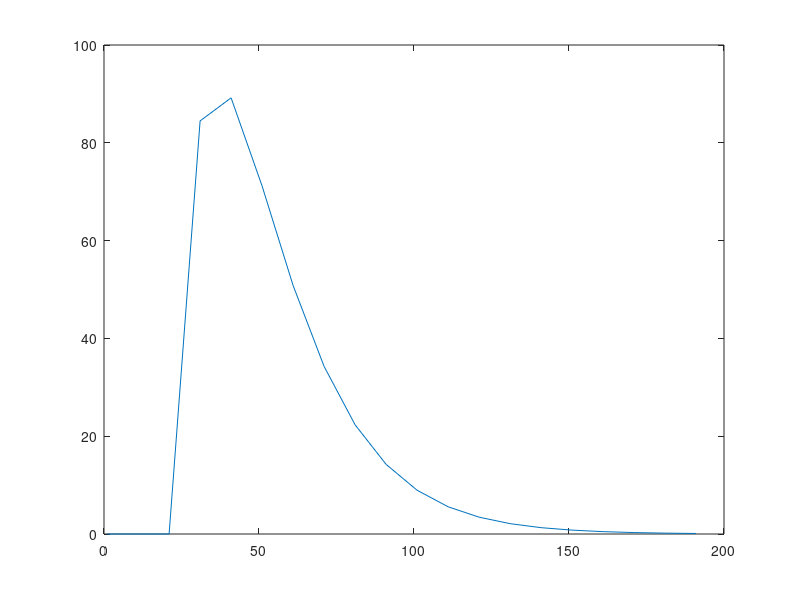
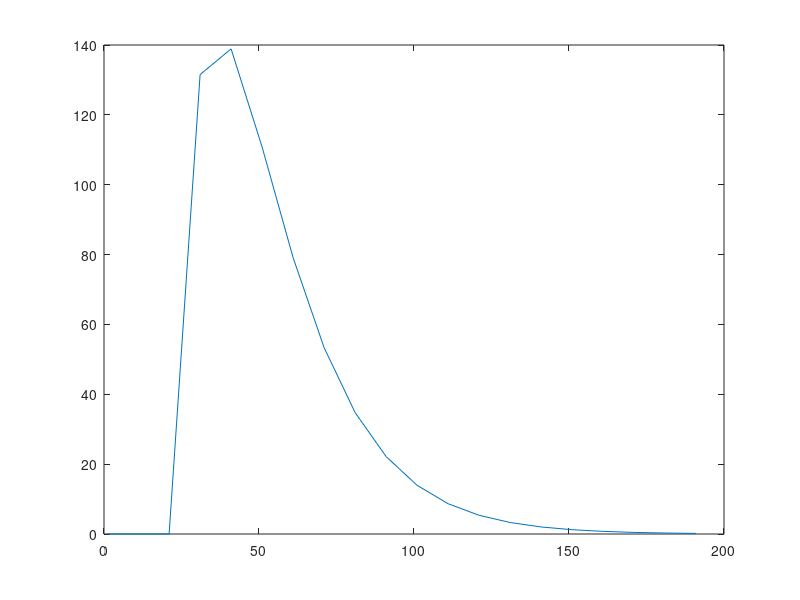

MATLAB code for these plots, in order:
clear all
close all


ktrans = 0.846593
ve = 0.5
DeltaT=10.
MeasureTime = [1:DeltaT:200];

VeTerm = -ktrans /ve* MeasureTime;

YVmaxTumor  = 201.51
RTumor      = .08
RcTumor     = .05
toffset     = 21.


Cb = YVmaxTumor * RTumor*(exp(-RcTumor * (MeasureTime-toffset) ) - exp(-RTumor * (MeasureTime-toffset) )) /(RTumor - RcTumor);
Cb(1:2) = 0.;

Ct = ktrans  * DeltaT *conv (Cb,exp(VeTerm ))


handleone = figure(1)
plot(MeasureTime,Cb);

handletwo = figure(2)
plot(MeasureTime,Ct(1:length(MeasureTime)));
